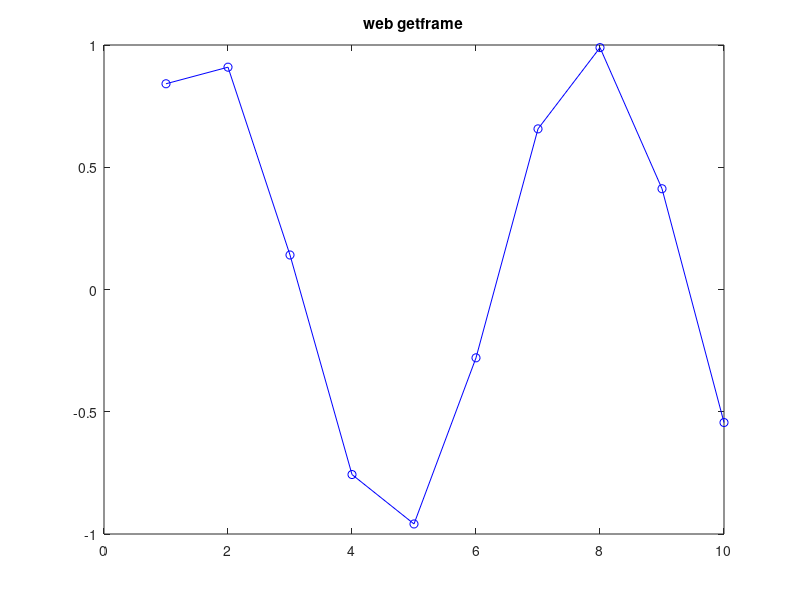

Write MATLAB code to recreate this figure. (Note: this script raises an error after producing the figure.)
%=============================================================================
% Copyright (c) 2016-present Allan CORNET (Nelson)
%=============================================================================
% This file is part of Nelson.
%=============================================================================
% LICENCE_BLOCK_BEGIN
% SPDX-License-Identifier: LGPL-3.0-or-later
% LICENCE_BLOCK_END
%=============================================================================
% <--INTERACTIVE TEST-->
% <--WEB GUI REQUIRED--> run with: nelson-webview --file runtests_web.m
%=============================================================================
% getframe in WEB_GUI mode goes through the Qt-free software rasterizer
% (display list -> RGB). The frame must be a plausible rendering, not a
% uniform buffer.
f = figure();
plot(1:10, sin(1:10), 'b-o');
title('web getframe');
F = getframe(gcf);
assert_istrue(isstruct(F));
sz = size(F.cdata);
assert_isequal(class(F.cdata), 'uint8');
assert_isequal(length(sz), 3);
assert_isequal(sz(3), 3);
assert_istrue(sz(1) > 100 && sz(2) > 100);
% the image must contain ink (not uniform) and a white plot background
assert_istrue(double(min(F.cdata(:))) < 128);
assert_istrue(double(max(F.cdata(:))) == 255);
close(f);
%=============================================================================
% 3D: surf must rasterize with real content (colored polygons)
g = figure();
surf(peaks);
F2 = getframe(gcf);
sz2 = size(F2.cdata);
assert_isequal(sz2(3), 3);
% a surf frame has strongly colored pixels (parula blues/yellows): the min
% over channels somewhere must be far from grayscale background
r = double(F2.cdata(:, :, 1));
b = double(F2.cdata(:, :, 3));
assert_istrue(max(max(abs(r - b))) > 60);
close(g);
%=============================================================================
